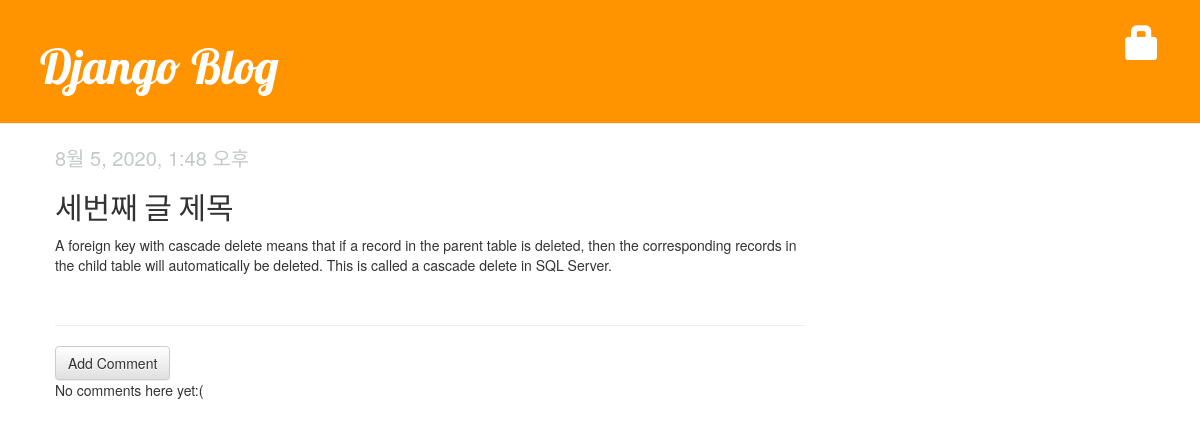
Screenshot of /post/3/ with the database file from the repository.
### blog/models.py (models this page shows, shortened)
class Post(models.Model):
    author = models.ForeignKey('auth.User',on_delete=models.CASCADE)
    title = models.CharField(max_length=200, validators=[min_length_3_validator])
    text = models.TextField()
    created_date = models.DateTimeField(default=timezone.now)
    published_date = models.DateTimeField(blank=True, null=True)

### blog/views.py (the view)
# urls.py: path('post/<int:pk>/', views.post_detail, name='post_detail'),
def post_detail(request, pk):
    post = get_object_or_404(Post, pk=pk)
    return render(request, 'blog/post_detail.html', {'post': post})

### blog/templates/blog/post_detail.html (shortened to what this page needs)
{% extends 'blog/base.html' %}
{% block content %}
    <div class="post">
        {% if post.published_date %}
            <div class="date">
                {{ post.published_date }}
            </div>
        {% endif %}
        <h2>{{ post.title|title }}</h2>
        <p>{{ post.text|linebreaksbr }}</p>
    </div>
<hr>
<a class="btn btn-default" href="{% url 'add_comment_to_post' pk=post.pk %}">Add Comment</a>
{% for comment in post.comments.all %}
    <div class="commnet">
        <div class="date">
            {{comment.created_date}}
            {% if not comment.approved_comment %}
                <a class="btn btn-default" href="{% url 'comment_remove' pk=comment.pk %}">
                    <span class="glyphicon glyphicon-remove"></span>
                </a>
                <a class="btn btn-default" href="{% url 'comment_approve' pk=comment.pk %}">
                    <span class="glyphicon glyphicon-ok"></span>
                </a>
            {% endif %}
        </div>
        <strong>{{comment.author}}</strong>
        <p>{{comment.text|linebreaksbr}}</p>
    </div>
{% empty %}
    <p>No comments here yet:(</p>
{% endfor %}
{% endblock %}

### blog/static/css/blog.css (style rules this page uses)
h1, h2, h3, h4 { font-family: 'Lobster', cursive; }
.post { margin-bottom: 50px; }
.date { color: #c5c9c9; font-size: 15pt; }

### rows the page displays
Post: published_date "8월 5, 2020, 1:48 오후", title "세번째 글 제목", text "A foreign key with cascade delete means that if a record in the parent table is deleted, then the corresponding records in the child table will automatically be deleted. This is called a cascade delete in SQL Server."
